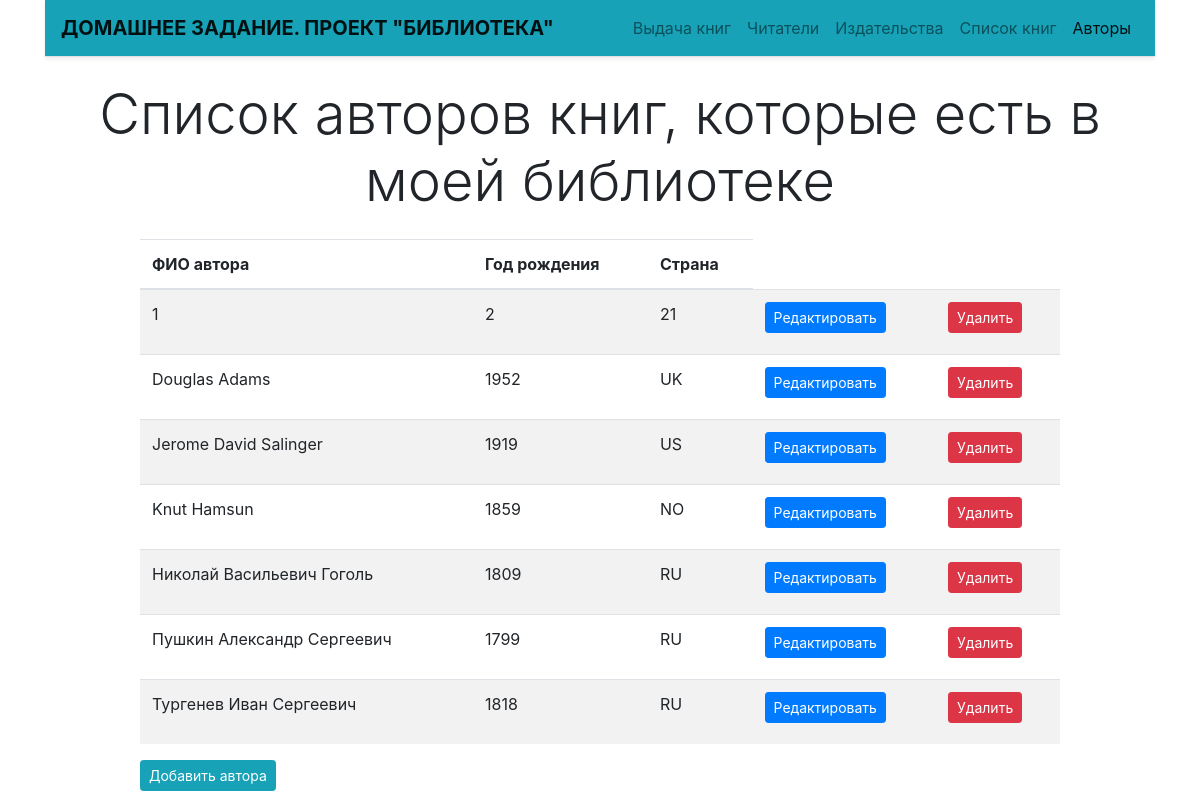
The page /author/ on the database as committed earlier.
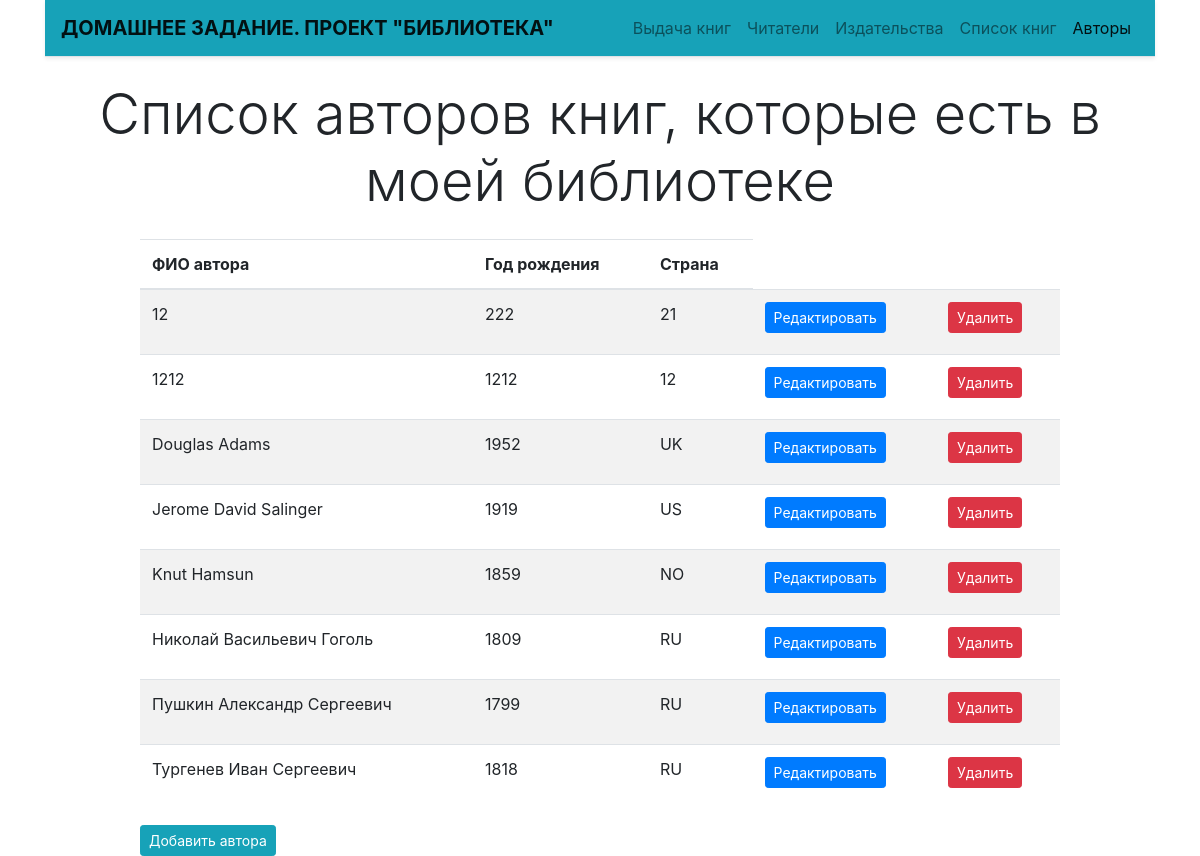
The same page on the database as committed later.
### p_library/models.py (models this page shows, shortened)
class Author(models.Model):
    full_name = models.TextField(max_length=100, unique=True, verbose_name='Имя автора')
    birth_year = models.SmallIntegerField(verbose_name='Дата рождения автора')
    country = models.CharField(max_length=2, verbose_name='Страна автора')
    class Meta:
        verbose_name = 'Автор'
        verbose_name_plural = 'Авторы'
        ordering = ['full_name']

### p_library/views.py (the view)
# urls.py: path('', views.author_list, name='author_list'),
def author_list(request):
    template = loader.get_template('author_list.html')
    author = Author.objects.all()
    biblio_data = {
        "objects_list": author,
    }
    return HttpResponse(template.render(biblio_data, request))

### p_library/templates/author_list.html (shortened to what this page needs)
{% extends 'base.html' %}
{% block content %}
<h3 class="display-4 text-center my-4">Список авторов книг, которые есть в моей библиотеке</h3>
<div class="row">
    <div class="col-md-10 mx-auto">
        <table class="table table-striped">
            <thead>
                <tr>
                    <th> ФИО автора </th>
                    <th> Год рождения </th>
                    <th> Страна </th>
                </tr>
            </thead>
            <tbody>
                {% for item in objects_list %}
                <tr>
                    <td>
                        <p>{{ item.full_name }}</p>
                    </td>
                    <td>
                        <p>{{ item.birth_year }}</p>
                    </td>
                    <td>
                        <p>{{ item.country }}</p>
                    </td>
                    <td>
                        <a href="{% url 'p_library:author_update' pk=item.id %}">
                            <button type="button" class="btn btn-primary btn-sm">Редактировать</button>
                        </a>
                    </td>
                    <td>
                        <a href="{% url 'p_library:author_delete' pk=item.id %}">
                            <button type="button" class="btn btn-danger btn-sm">Удалить</button>
                        </a>
                    </td>
                </tr>
                {% endfor %}
            </tbody>
        </table>
    </div>
</div>
<div class="row">
    <div class="col-md-10 mx-auto">
        <a href="{% url 'p_library:author_create' %}">
            <button type="button" class="btn btn-info btn-sm">Добавить автора</button>
        </a>
    </div>
</div>
{% endblock %}

### my_site/templates/base.html (shortened to what this page needs)
{% load static %}
{% url 'p_library:author_list' as author_url %}
{% url 'book_list' as book_list_url %}
{% url 'bookreader' as bookreader_url %}
{% url 'reader:reader_list' as reader_url %}
<!DOCTYPE html>
<html lang="en">
<head>
  <link rel="stylesheet" href="https://stackpath.bootstrapcdn.com/bootstrap/4.4.0/css/bootstrap.min.css"
 />
  <link href="https://cdn.jsdelivr.net/npm/select2@4.0.12/dist/css/select2.min.css" rel="stylesheet" />
  <link rel="stylesheet" type="text/css" href="{% static 'my_site/style.css' %}">
</head>
<body>
  <div class=" container">
    <nav class="navbar navbar-expand-lg navbar-light bg-info border-bottom shadow-sm">
      <a class="navbar-brand header-tag" href="{% url 'home' %}">Домашнее задание. Проект "Библиотека"</a>
      <div class="collapse navbar-collapse" id="navbarNavDropdown">
        <ul class="navbar-nav ml-auto">
          <li class="nav-item {% if request.path == bookreader_url %} active {% endif %}">
            <a class="nav-link" href="{% url 'bookreader' %}">Выдача книг</a>
          </li>
          <li class="nav-item {% if request.path == reader_url %} active {% endif %}">
            <a class="nav-link" href="{% url 'reader:reader_list' %}">Читатели</a>
          </li>
          <li class="nav-item {% if request.path == pubhouse_url %} active {% endif %}">
            <a class="nav-link" href="{% url 'pubhouse' %}">Издательства</a>
          </li>
          <li class="nav-item {% if request.path == book_list_url %} active {% endif %}">
            <a class="nav-link" href="{% url 'book_list' %}">Список книг</a>
          </li>
          <li class="nav-item {% if request.path == author_url %} active {% endif %}">
            <a class="nav-link" href="{% url 'p_library:author_list' %}">Авторы </a>
          </li>
        </ul>
      </div>
    </nav>
  </div>
  <div class="container">
    {% block content %}{% endblock %}
  </div>
</body>
</html>

### p_library/static/my_site/style.css (style rules this page uses)
.header-tag { font-weight: bold; text-transform: uppercase; color: blue; }

Rows that differ between the two databases and show on the page:
changed Author (number 1 of 8 on the later page): full_name "1" → "12"; birth_year "2" → "222"
added Author: full_name "1212", birth_year "1212", country "12"
